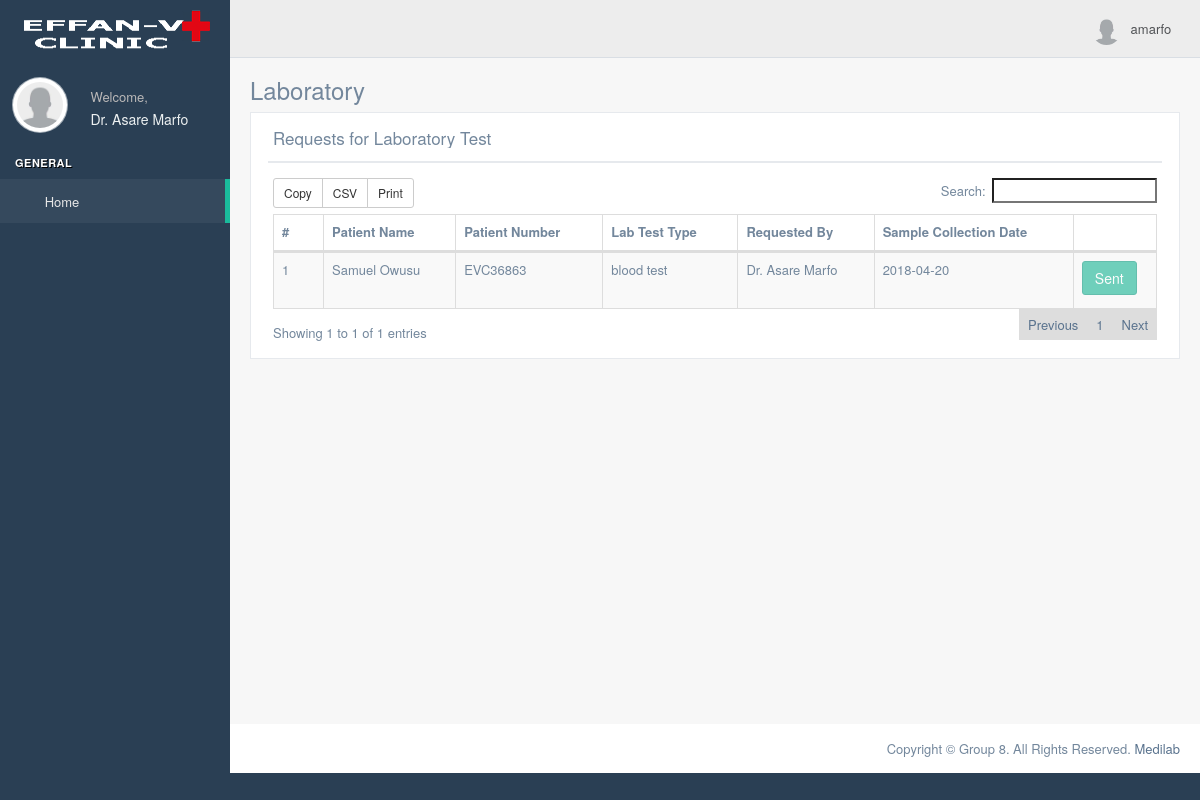
/lab/index.php (signed in), run on the app's committed database.
### tables this page shows
CREATE TABLE `lab` (
  `labID` int(11) NOT NULL,
  `aid` int(11) DEFAULT NULL,
  `patient_uid` int(11) DEFAULT NULL,
  `requested_by` varchar(50) DEFAULT NULL,
  `lab_type` varchar(100) DEFAULT NULL,
  `collection_date` varchar(20) DEFAULT NULL,
  `lab_report` varchar(255) DEFAULT NULL,
  `report_date` varchar(20) DEFAULT NULL,
  `signed_by` varchar(50) DEFAULT NULL,
  `status` varchar(20) DEFAULT NULL
);

CREATE TABLE `patient` (
  `patientID` int(11) NOT NULL,
  `patientUniqueID` varchar(10) NOT NULL,
  `surname` varchar(50) DEFAULT NULL,
  `firstname` varchar(50) DEFAULT NULL,
  `dob` varchar(15) DEFAULT NULL,
  `age` int(3) DEFAULT NULL,
  `sex` varchar(10) DEFAULT NULL,
  `tel_num` varchar(15) DEFAULT NULL,
  `home_address` varchar(255) DEFAULT NULL,
  `occupation` varchar(255) DEFAULT NULL,
  `marital_status` varchar(10) DEFAULT NULL,
  `insurance` varchar(50) DEFAULT NULL,
  `nhis_number` int(10) DEFAULT NULL,
  `next_of_kin` varchar(255) DEFAULT NULL,
  `date_registered` timestamp NULL DEFAULT CURRENT_TIMESTAMP
);

### functions/queries.php (called while the page is built, shortened)
<?php
function connectDB()    {
    $connect_db = new Mysqli("localhost", "root", "", "patient_system");
    return $connect_db;
}

### lab/index.php (the view, shortened to what this page needs)
<?php
require_once "../functions/queries.php";
?>
<?php include "includes/header.php"; ?>
    <div class="right_col" role="main">
        <div class="">
            <div class="page-title">
                <div class="title_left">
                    <h3>Laboratory</h3>
                </div>
            </div>
            <div class="clearfix"></div>
            <div class="row">
                <div class="col-md-12 col-sm-12 col-xs-12">
                    <div class="x_panel">
                        <div class="x_title">
                            <h2>Requests for Laboratory Test</h2>
                            <ul class="nav navbar-right panel_toolbox">
                                <li><a class="collapse-link"><i class="fa fa-chevron-up"></i></a>
                                </li>
                                <li><a class="close-link"><i class="fa fa-close"></i></a>
                                </li>
                            </ul>
                            <div class="clearfix"></div>
                        </div>
                        <div class="x_content">
                            <table id="datatable-buttons" class="table table-striped table-bordered">
                                <thead>
                                <tr>
                                    <th>#</th>
                                    <th>Patient Name</th>
                                    <th>Patient Number</th>
                                    <th>Lab Test Type</th>
                                    <th>Requested By</th>
                                    <th>Sample Collection Date</th>
                                    <th></th>
                                </tr>
                                </thead>
                                <tbody>
                                <?php
                                $sql = "SELECT * FROM lab JOIN patient ON lab.patient_uid = patient.patientID ORDER BY labID DESC";
                                $result = connectDB()->query($sql);
                                $i = 1;
                                while ($row = $result->fetch_array()) {
                                    ?>
                                    <tr>
                                        <td><?php echo $i; ?></td>
                                        <td><?php echo $row['firstname']. " ". $row['surname']; ?></td>
                                        <td><?php echo $row['patientUniqueID']; ?></td>
                                        <td><?php echo $row['lab_type']; ?></td>
                                        <td><?php echo $row['requested_by']; ?></td>
                                        <td><?php echo $row['collection_date']; ?></td>
                                        <td>
                                            <?php
                                            if ($row['status'] === "sent") {
                                                echo "<a class='btn btn-success' disabled> Sent</a>";
                                            } else {
                                                ?>
                                                <a href='' class='btn btn-success' data-toggle='modal' data-target='#sendModal<?php echo $row['labID']; ?>' title='Send Report'> Send Report</a>
                                                <?php
                                            } ?>
                                        </td>
                                    </tr>
                                    <?php
                                    $i++;
                                }
                                ?>
                                </tbody>
                            </table>
                        </div>
                    </div>
                </div>
            </div>
        </div>
    </div>
<?php include "includes/footer.php"; ?>

### data on the page
lab: patient_uid.firstname "Samuel", patient_uid.surname "Owusu", patient_uid.patientUniqueID "EVC36863", lab_type "blood test", requested_by "Dr. Asare Marfo", collection_date "2018-04-20", status "Sent"

### other printed values
$_SESSION['fname'] "Dr. Asare Marfo"
$_SESSION['uname'] "amarfo"
